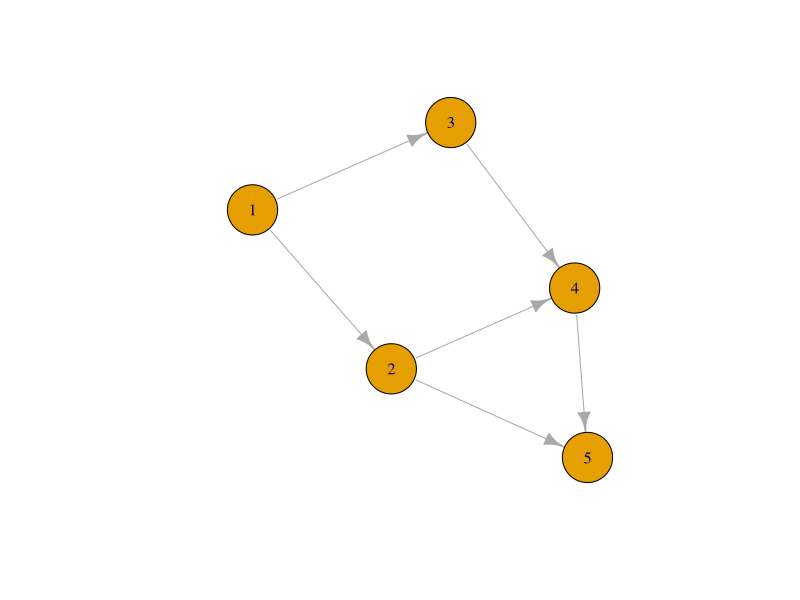

Generate this figure with R:
library(igraph)

activities <- c("1", "2", "3", "4", "5")
edges <- matrix(c(1, 2, 1, 3, 2, 4, 2, 5, 3, 4, 4, 5),ncol = 2, byrow = TRUE)
edge_durations <- c(8, 4, 10, 2, 5, 3)

g <- graph_from_edgelist(edges, directed = TRUE)
E(g)$duration <- edge_durations

plot(g, layout = layout_nicely(g), vertex.label = activities, vertex.size = 30)
possible_paths <- all_simple_paths(g, from = 1, to = 5)

calculate_path_value <- function(path) {
    total_duration <- 0
    for (i in 1:(length(path) - 1)) {
        edge <- c(path[i], path[i + 1])
        total_duration <- total_duration + edge_durations[which(edges[,1] == edge[1] & edges[,2] == edge[2])]
    }
    return(total_duration)
}

path_values <- sapply(possible_paths, calculate_path_value)
paths_and_values <- data.frame(Path = sapply(possible_paths, function(path)

paste(activities[path], collapse = " -> ")), Value = path_values)

print(paths_and_values)

critical_path_index <- which.max(path_values)
critical_path <- possible_paths[[critical_path_index]]
critical_path_value <- path_values[critical_path_index]
critical_path_readable <- paste(activities[critical_path], collapse = " -> ")

print(paste("Critical Path:", critical_path_readable))
print(paste("Critical Path Value (Duration):", critical_path_value))